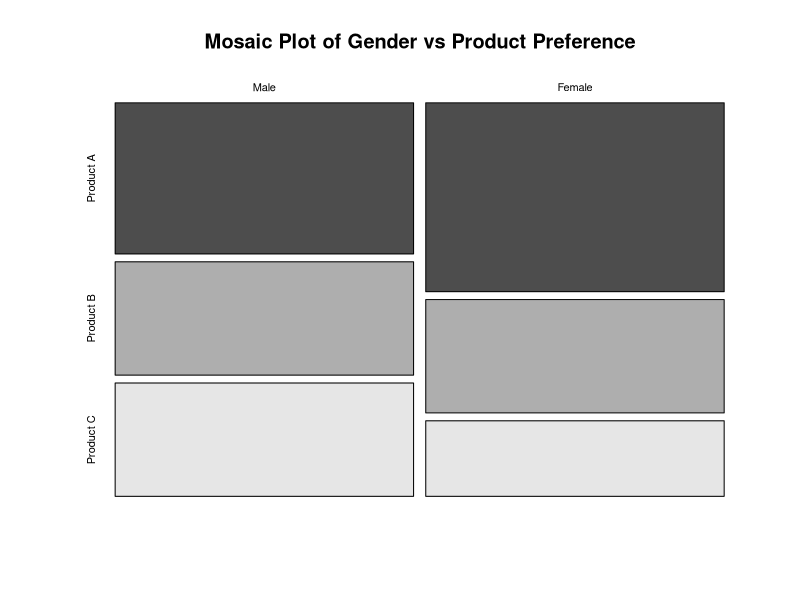

Recreate this plot in R.

observed <- matrix(c(20, 15, 15, 25, 15, 10), nrow = 2, byrow = TRUE)
rownames(observed) <- c("Male", "Female")
colnames(observed) <- c("Product A", "Product B", "Product C")
chi_square_test <- chisq.test(observed)
print(chi_square_test)
mosaicplot(observed, main = "Mosaic Plot of Gender vs Product Preference", color = TRUE)
